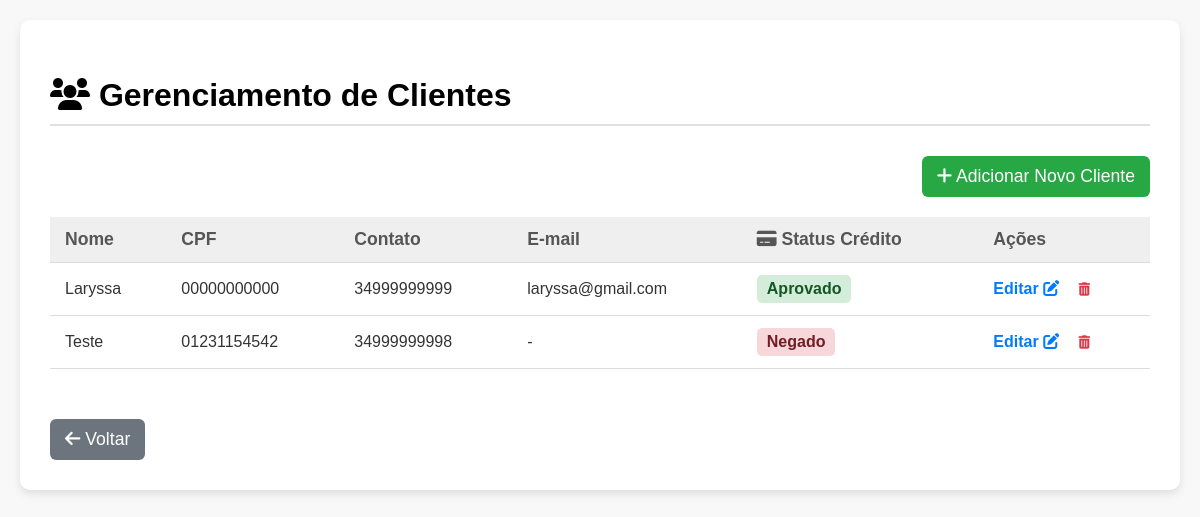
The page /lista/clientes (signed in) on the database its author committed.
### app.py (models this page shows, shortened)
class Cliente(db.Model):
    id = db.Column(db.Integer, primary_key=True)
    nome = db.Column(db.String(100), nullable=False)
    cpf = db.Column(db.String(14), unique=True, nullable=False)
    contato_wpp = db.Column(db.String(20))
    email = db.Column(db.String(100))
    status_credito = db.Column(db.String(20), default='Pendente', nullable=False)

### app.py (the view)
@app.route('/lista/clientes', methods=['GET'])
def lista_clientes():
    if not check_login() is None:
        return check_login()
    clientes = db.session.execute(select(Cliente).order_by(Cliente.nome)).scalars().all()
    return render_template('lista_clientes.html', clientes=clientes)

### app.py (called while the page is built)
def check_login():
    if 'user_id' not in session:
        flash('Por favor, faça login para acessar o sistema.', 'error')
        return redirect(url_for('login'))
    return None # Retorna None se estiver logado

### templates/lista_clientes.html (shortened to what this page needs)
<!DOCTYPE html>
<html lang="pt-br">
<head>
    <link rel="stylesheet" href="https://cdnjs.cloudflare.com/ajax/libs/font-awesome/6.0.0/css/all.min.css">
</head>
<body>
    <div class="container">
        <h2><i class="fas fa-users"></i> Gerenciamento de Clientes</h2>
        <div class="actions-bar">
            <a href="{{ url_for('cadastro_cliente') }}" class="add-button">
                <i class="fas fa-plus"></i> Adicionar Novo Cliente
            </a>
        </div>
        <table class="data-table">
            <thead>
                <tr>
                    <th>Nome</th>
                    <th>CPF</th>
                    <th>Contato</th>
                    <th>E-mail</th>
                    <th><i class="fas fa-credit-card"></i> Status Crédito</th>
                    <th>Ações</th>
                </tr>
            </thead>
            <tbody>
                {% for cliente in clientes %}
                <tr>
                    <td>{{ cliente.nome }}</td>
                    <td>{{ cliente.cpf }}</td>
                    <td>{{ cliente.contato_wpp or '-' }}</td>
                    <td>{{ cliente.email or '-' }}</td>
                    <td>
                        {% if cliente.status_credito == 'Aprovado' %}
                            <span class="status-tag status-aprovado">Aprovado</span>
                        {% elif cliente.status_credito == 'Negado' %}
                            <span class="status-tag status-negado">Negado</span>
                        {% else %}
                            <span class="status-tag status-pendente">Pendente</span>
                        {% endif %}
                    </td>
                    <td class="actions-cell">
                        <a href="{{ url_for('editar_cliente', cliente_id=cliente.id) }}">Editar
                            <i class="fas fa-edit" style="color: #007BFF;"></i>
                        </a>
                        <form method="POST" action="{{ url_for('excluir_cliente', cliente_id=cliente.id) }}" style="display: inline;" onsubmit="return confirm('Tem certeza que deseja excluir este cliente?');">
                            <button type="submit" style="background: none; border: none; padding: 0; cursor: pointer;">
                                <i class="fas fa-trash-alt" style="color: #DC3545;"></i>
                            </button>
                        </form>
                    </td>
                </tr>
                {% else %}
                <tr>
                    <td colspan="6" style="text-align: center;">Nenhum cliente cadastrado. Clique em "Adicionar Novo Cliente" para começar.</td>
                </tr>
                {% endfor %}
            </tbody>
        </table>
        <div class="footer-actions">
            <a href="{{ url_for('dashboard') }}" class="back-button-footer">
                <i class="fas fa-arrow-left"></i> Voltar
            </a>
        </div>
    </div>
</body>
</html>

### templates/lista_clientes.html (style rules this page uses)
body { font-family: Arial, sans-serif; background-color: #F8F8F8; color: #333; margin: 0; padding: 20px; }
.container { max-width: 1100px; margin: 0 auto; background-color: #FFF; padding: 30px; border-radius: 10px; box-shadow: 0 4px 8px rgba(0, 0, 0, 0.1); }
h2 { font-size: 2em; color: #000; margin-bottom: 30px; border-bottom: 2px solid #E0E0E0; padding-bottom: 10px; }
.actions-bar { display: flex; justify-content: flex-end; margin-bottom: 20px; align-items: center; }
.add-button { background-color: #28a745; color: white; padding: 10px 15px; border-radius: 6px; text-decoration: none; font-size: 1.1em; transition: background-color 0.3s; }
.data-table { width: 100%; border-collapse: collapse; margin-top: 20px; }
.data-table th, .data-table td { padding: 12px 15px; text-align: left; border-bottom: 1px solid #DDD; }
.data-table th { background-color: #EFEFEF; color: #555; font-weight: bold; font-size: 1.1em; }
.actions-cell a { text-decoration: none; color: #007BFF; margin-right: 15px; font-weight: bold; }
.status-tag { padding: 5px 10px; border-radius: 5px; font-weight: bold; display: inline-block; }
.status-aprovado { background-color: #D4EDDA; color: #155724; }
.status-negado { background-color: #F8D7DA; color: #721C24; }
.footer-actions { margin-top: 30px; padding-top: 20px; width: 100%; display: flex; justify-content: flex-start; }
.back-button-footer { background-color: #6c757d; color: white; padding: 10px 15px; border-radius: 6px; text-decoration: none; font-size: 1.1em; transition: background-color 0.3s; }

### rows shown on the page
Cliente: nome "Laryssa", cpf "00000000000", contato_wpp "34999999999", email "laryssa@gmail.com", status_credito "Aprovado"
Cliente: nome "Teste", cpf "01231154542", contato_wpp "34999999998", email "-", status_credito "Negado"
